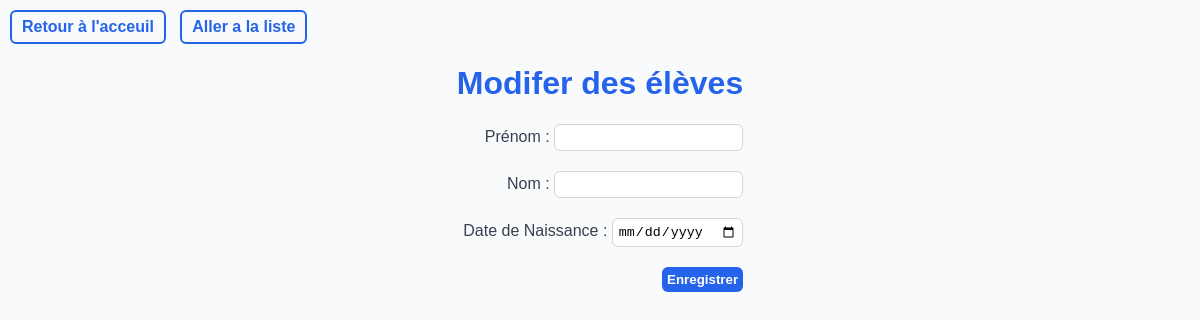
The page /eleve/update?id=4 on the database as committed earlier.
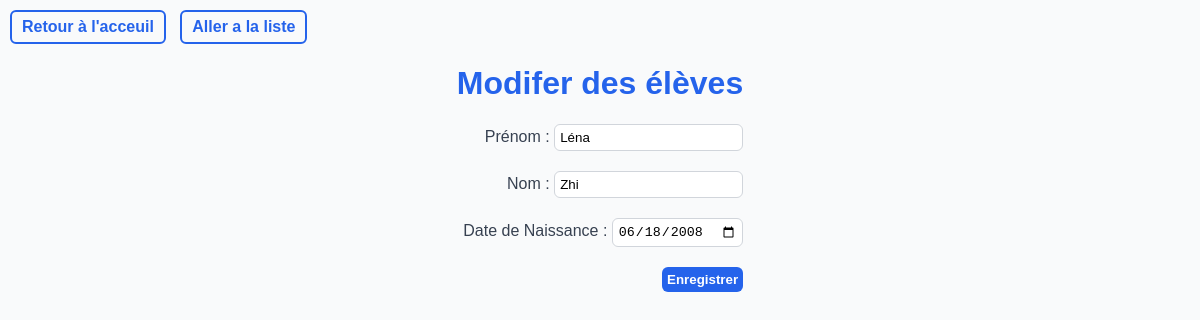
The same page on the database as committed later.
### tables this page shows
CREATE TABLE Eleve (
    Id INTEGER PRIMARY KEY AUTOINCREMENT,
    Prenom TEXT NOT NULL,
    Nom TEXT NOT NULL,
    Date_de_Naissance DATE NOT NULL,
    Id_Classe INTEGER,
    FOREIGN KEY (Id_Classe)
        REFERENCES Classe(Id)
        ON DELETE CASCADE
        ON UPDATE CASCADE
    );

### Backend.py (the view)
@app.route('/eleve/update', methods=["POST","GET"])
def update():
    id = request.args.get('id')
    if id is None:
        return "Aucun ID fourni", 400
    if request.method=="POST":
        prenom=request.form["prenom"]
        nom=request.form["nom"]
        Date_de_Naissance=request.form["Date_de_Naissance"]
        modifier(id,prenom,nom,Date_de_Naissance)
        return redirect("/liste")
    return render_template('update.html', valeurs=lire_eleve(id), colonnes=colonnes_eleve)

### Backend.py (called while the page is built)
def lire_eleve(id):
    conn = sqlite3.connect(DB_NAME)
    c = conn.cursor()
    c.execute("SELECT * FROM Eleve WHERE id = ?", (str(id),))
    eleve = c.fetchone()
    conn.commit()
    conn.close()
    return eleve

### templates/update.html (shortened to what this page needs)
<!DOCTYPE html>
<html lang="fr">
<head>
    <link rel="stylesheet" href="../static/styles.css">
</head>
<body>
    <a class="back_button" href="/">Retour à l'acceuil</a>
    <a class="back_button" href="/liste">Aller a la liste</a>
    <div class="content-form">
    <div>
    <h1>Modifer des élèves</h1>
    <form method="POST">
        {% for c in colonnes %}
        <div class="form-element">
            <label for='{{ c["id"] }}'>{{ c["titre"] }} : <input id='{{ c["id"] }}' name='{{ c["id"] }}' type='{{ c["type"] }}' value='{{valeurs[c["order"]]}}'></label>
        </div>
        {% endfor %}
        <button class="submit_button" type="submit">Enregistrer</button>
    </form>
     </div>
    </div>
</body>
</html>

### static/styles.css (style rules this page uses)
body { font-family: Arial, sans-serif; background-color: #f9fafb; color: #2563eb; margin: 0; }
.submit_button { background-color: #2563eb; color : white; border: none; padding: 5px; border-radius: 6px; cursor: pointer; font-weight: bold; cursor: pointer; }
.content-form form { margin-top: 20px; display: flex; flex-direction: column; max-width: 300px; align-items: end; }
.form-element { display: flex; justify-content: flex-end; align-items: center; width: 100%; }
.form-element input { margin-bottom: 20px; }
input { color: #000000; padding: 5px; border : 1px solid #d1d5db; outline: none; transition: border-color 0.2s; border-radius: 6px; cursor: text; }
label { color: #374151; }
.content-form { margin: auto auto; display: flex; justify-content: center; align-items: center; }
.back_button { display: inline-block; border: 2px solid #2563eb; border-radius: 6px; padding: 6px 10px; text-decoration: none; font-weight: bold; color: #2563eb; cursor: pointer; margin-top: 10px; margin-left: 10px; }

Rows that differ between the two databases and show on the page:
added Eleve: Prenom "Léna" "Zhi" "06/18/2008"
